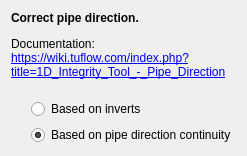
          <widget class="QWidget" name="PipeDirection">
           <attribute name="title">
            <string>Pipe Direction</string>
           </attribute>
           <layout class="QVBoxLayout" name="verticalLayout_6">
            <item>
             <widget class="QLabel" name="label_6">
              <property name="text">
               <string>&lt;html&gt;&lt;head/&gt;&lt;body&gt;&lt;p&gt;&lt;span style=&quot; font-weight:600;&quot;&gt;Correct pipe direction.&lt;/span&gt;&lt;/p&gt;&lt;p&gt;Documentation:&lt;br/&gt;&lt;a href=&quot;https://wiki.tuflow.com/index.php?title=1D_Integrity_Tool_-_Pipe_Direction&quot;&gt;&lt;span style=&quot; text-decoration: underline; color:#0000ff;&quot;&gt;https://wiki.tuflow.com/index.php?title=1D_Integrity_Tool_-_Pipe_Direction&lt;br/&gt;&lt;/span&gt;&lt;/a&gt;&lt;/p&gt;&lt;/body&gt;&lt;/html&gt;</string>
              </property>
              <property name="wordWrap">
               <bool>true</bool>
              </property>
              <property name="openExternalLinks">
               <bool>true</bool>
              </property>
             </widget>
            </item>
            <item>
             <layout class="QHBoxLayout" name="horizontalLayout_9">
              <item>
               <spacer name="horizontalSpacer_6">
                <property name="orientation">
                 <enum>Qt::Horizontal</enum>
                </property>
                <property name="sizeType">
                 <enum>QSizePolicy::Fixed</enum>
                </property>
                <property name="sizeHint" stdset="0">
                 <size>
                  <width>20</width>
                  <height>20</height>
                 </size>
                </property>
               </spacer>
              </item>
              <item>
               <widget class="QRadioButton" name="cbBasedOnInverts">
                <property name="text">
                 <string>Based on inverts</string>
                </property>
                <attribute name="buttonGroup">
                 <string notr="true">buttonGroup_2</string>
                </attribute>
               </widget>
              </item>
             </layout>
            </item>
            <item>
             <layout class="QHBoxLayout" name="horizontalLayout_10">
              <item>
               <spacer name="horizontalSpacer_7">
                <property name="orientation">
                 <enum>Qt::Horizontal</enum>
                </property>
                <property name="sizeType">
                 <enum>QSizePolicy::Fixed</enum>
                </property>
                <property name="sizeHint" stdset="0">
                 <size>
                  <width>20</width>
                  <height>20</height>
                 </size>
                </property>
               </spacer>
              </item>
              <item>
               <widget class="QRadioButton" name="cbBasedOnContinuity">
                <property name="text">
                 <string>Based on pipe direction continuity</string>
                </property>
                <property name="checked">
                 <bool>true</bool>
                </property>
                <attribute name="buttonGroup">
                 <string notr="true">buttonGroup_2</string>
                </attribute>
               </widget>
              </item>
             </layout>
            </item>
            <item>
             <spacer name="verticalSpacer_4">
              <property name="orientation">
               <enum>Qt::Vertical</enum>
              </property>
              <property name="sizeHint" stdset="0">
               <size>
                <width>20</width>
                <height>0</height>
               </size>
              </property>
             </spacer>
            </item>
           </layout>
          </widget>
